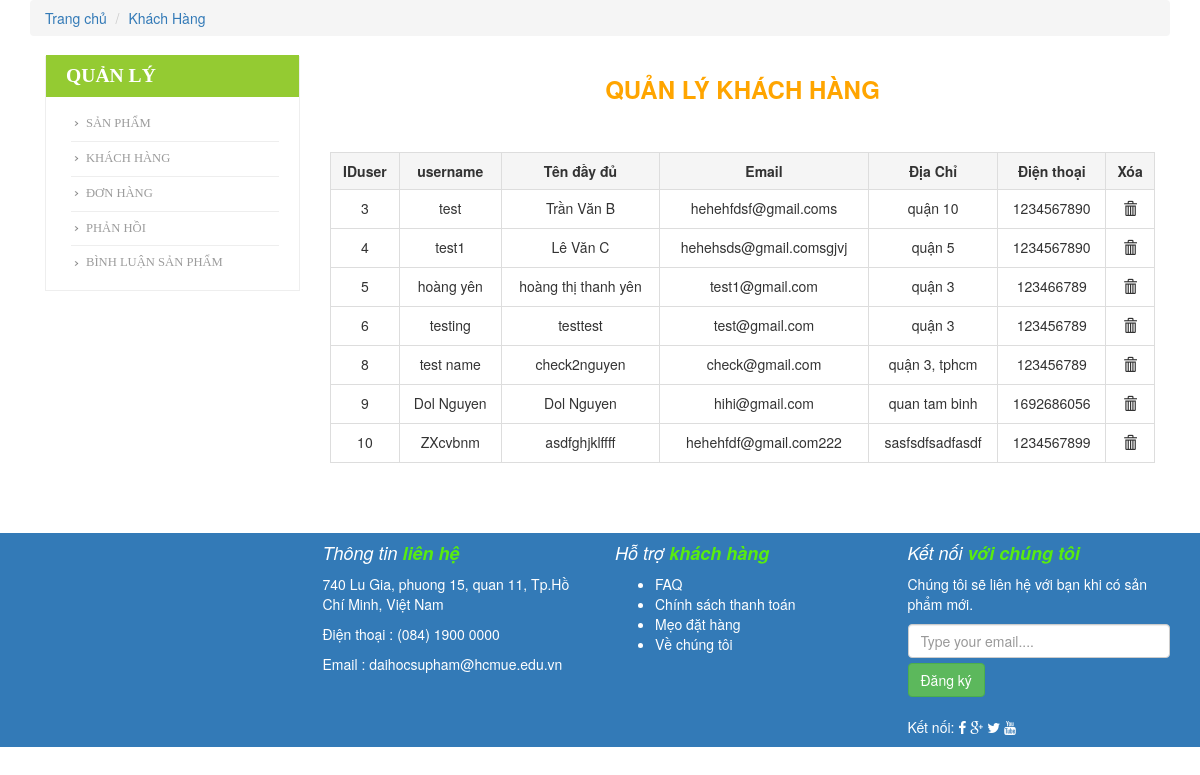
Screenshot of /view/adcustomer.php with the database file from the repository.
### tables this page shows
CREATE TABLE `user` (
  `id` int(11) UNSIGNED NOT NULL,
  `username` varchar(30) DEFAULT NULL,
  `password` varchar(60) DEFAULT NULL,
  `email` varchar(255) DEFAULT NULL,
  `phone` int(11) DEFAULT NULL,
  `address` varchar(255) DEFAULT NULL,
  `fullname` varchar(255) DEFAULT NULL,
  `level` tinyint(1) DEFAULT NULL,
  `add_date` datetime DEFAULT NULL
);

### view/adcustomer.php (the view, shortened to what this page needs)
<!DOCTYPE html>
<html lang="en">
<head>
  <link href="../css/bootstrap.min.css" rel="stylesheet">
  <link rel="stylesheet" href="../css/font-awesome.min.css">
  <link href="../css/heroic-features.css" rel="stylesheet">
  <link href="../css/register.css" rel="stylesheet">
</head>
<body>
  <?php include '../libs/connect.php' ?>
  <div class="container">
    <ol class="breadcrumb">
      <li><a href="index.php">Trang chủ</a></li>
      <li><a href="#">Khách Hàng</a></li>
    </ol>
  </div>
  <div class="container">
    <div class="col-md-3">
      <div class="categories">
        <ul>
          <h3>QUẢN LÝ</h3>
          <li><a href="adcategory.php">Sản phẩm</a></li>
          <li><a href="adcustomer.php">Khách hàng</a></li>
          <li><a href="bill.php">Đơn hàng</a></li>
          <li><a href="contact.php">Phản hồi</a></li>
          <li><a href="comment.php">Bình luận sản phẩm</a></li>
        </ul>
      </div>
    </div>
    <div class="col-md-9">
      <h3 style="text-align:center;font-weight:bold;color:orange">QUẢN LÝ KHÁCH HÀNG</h3>
      <br>
      <br>
      <table class="table table-bordered">
        <tr>
          <th class="active" style="text-align:center">IDuser</th>
          <th class="active" style="text-align:center">username</th>
          <th class="active" style="text-align:center">Tên đầy đủ</th>
          <th class="active" style="text-align:center">Email</th>
          <th class="active" style="text-align:center">Địa Chỉ</th>
          <th class="active" style="text-align:center">Điện thoại</th>
          <th class="active" style="text-align:center">Xóa</th>
        </tr>
        <?php
        $conn->set_charset("utf8");
        $sql = "SELECT * FROM user where level > 1";
        $query = mysqli_query($conn, $sql);
        $result = mysqli_num_rows($query);
        if ($result > 0) {
          while ($row = mysqli_fetch_assoc($query)) {
            echo "<tr>";
            echo "<td>" . $row['id'] . "</td>";
            echo "<td>" . $row['username'] . "</td>";
            echo "<td>" . $row['fullname'] . "</td>";
            echo "<td>" . $row['email'] . "</td>";
            echo "<td>" . $row['address'] . "</td>";
            echo "<td>" . $row['phone'] . "</td>";
            echo "<td><button name='delete"  . $row['id'] . "' onclick='myFunction(" . $row['id'] . ");' style='border:none;background-color:#ffffff'><span class='glyphicon glyphicon-trash'></span></button></td>";
            echo "</tr>";
          }
        } else
          echo "false";
        ?>
      </table>
    </div>
  </div>
  <?php include '../src/footer.php' ?>
</body>
</html>

### css/heroic-features.css (style rules this page uses)
.container { min-width: 20em; }
.categories { border:1px solid #EEE; }
.categories h3 { font-size:1.4em; font-weight: 600; color:#FFF; padding:10px 11px 10px 20px; margin-left: -40px; margin-top: -2px; background: #94CB32; text-transform:uppercase; font-family: 'ambleregular'; }
.categories ul { list-style: none; }
.categories ul li { margin-left: -35px; }
.categories li a { text-decoration: none; display:block; font-size:0.9em; padding:8px 15px; color: #9C9C9C; font-family: 'ambleregular'; margin:0 20px; background:url(../img/drop_arrow.png) no-repeat 0; border-bottom: 1px solid #EEE; text-transform:uppercase; }
.categories li:last-child a { border:none; }

### view/adcustomer.php (style rules this page uses)
table, tr, td { border: 1px solid gray; border-collapse: collapse; text-align: center; }

### rows the page displays
user: id "3", username "test", fullname "Trần Văn B", email "hehehfdsf@gmail.coms", address "quận 10", phone "1234567890"
user: id "4", username "test1", fullname "Lê Văn C", email "hehehsds@gmail.comsgjvj", address "quận 5", phone "1234567890"
user: id "5", username "hoàng yên", fullname "hoàng thị thanh yên", email "test1@gmail.com", address "quận 3", phone "123466789"
user: id "6", username "testing", fullname "testtest", email "test@gmail.com", address "quận 3", phone "123456789"
user: id "8", username "test name", fullname "check2nguyen", email "check@gmail.com", address "quận 3, tphcm", phone "123456789"
user: id "9", username "Dol Nguyen", fullname "Dol Nguyen", email "hihi@gmail.com", address "quan tam binh", phone "1692686056"
user: id "10", username "ZXcvbnm", fullname "asdfghjklffff", email "hehehfdf@gmail.com222", address "sasfsdfsadfasdf", phone "1234567899"
